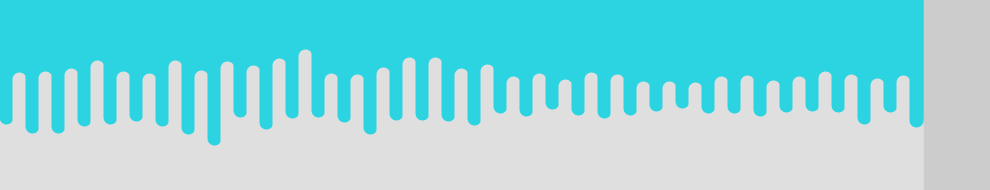
Frame 1 (no input)
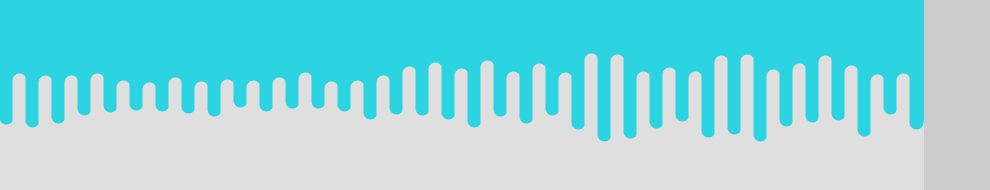
Frame 60 (the mouse pressed at the canvas centre just before this capture)
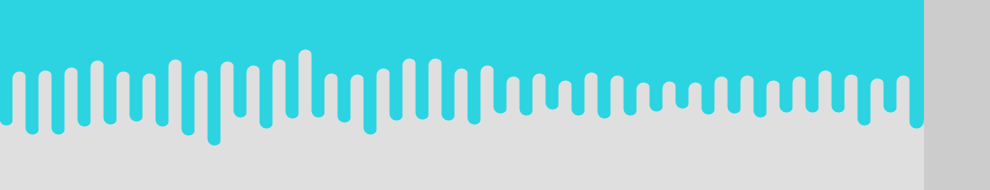
Frame 120 (the mouse held since frame 60 and released just before this capture)

The Processing sketch that drew these frames (run headless with seeded random() and noise(); from frame 60 on, the mouse is pressed at the canvas centre):

// Processing sketch: sketch_001
// ── sketch_001.pde
color col1=#2bd4e0, col2=#dfdfdf;
int columns = 71;
float stepX, theta, ot, fc, scal=1;
float[] offSets = new float[columns];
float[] offTheta = new float[columns];
boolean save = false;

void setup() {
  size(990, 190);

  stepX = width/columns;
  strokeWeight(stepX+1);

  for (int i=0; i<columns; i++) {
    offSets[i]=random(10,30);
    offTheta[i]= ot;
    ot += TWO_PI/columns;
  }

  drawWaves();
}

void draw() {
  drawWaves();
  theta -= 0.0523;
}

void mouseReleased() {
  for (int i=0; i<columns; i++) {
    offSets[i]=random(30);
  }
}

void keyPressed() {
  fc = frameCount;
  save = true;
}

void drawWaves() {

  for (int i=0; i<columns; i++) {
    scal = map(sin(theta+offTheta[i]), -1, 1, 0.5, 1.5);
    float x=stepX*(i+.5);
    if (i%2==1) {
      float y = height/2 - offSets[i]*scal;
      stroke(col1);
      line(x, 0, x, y);
      stroke(col2);
      line(x, y, x, height);
    } 
    else {
      float y = height/2 + offSets[i]*scal;
      stroke(col2);
      line(x, y, x, height); 
      stroke(col1);
      line(x, 0, x, y);
    }
  }
}
